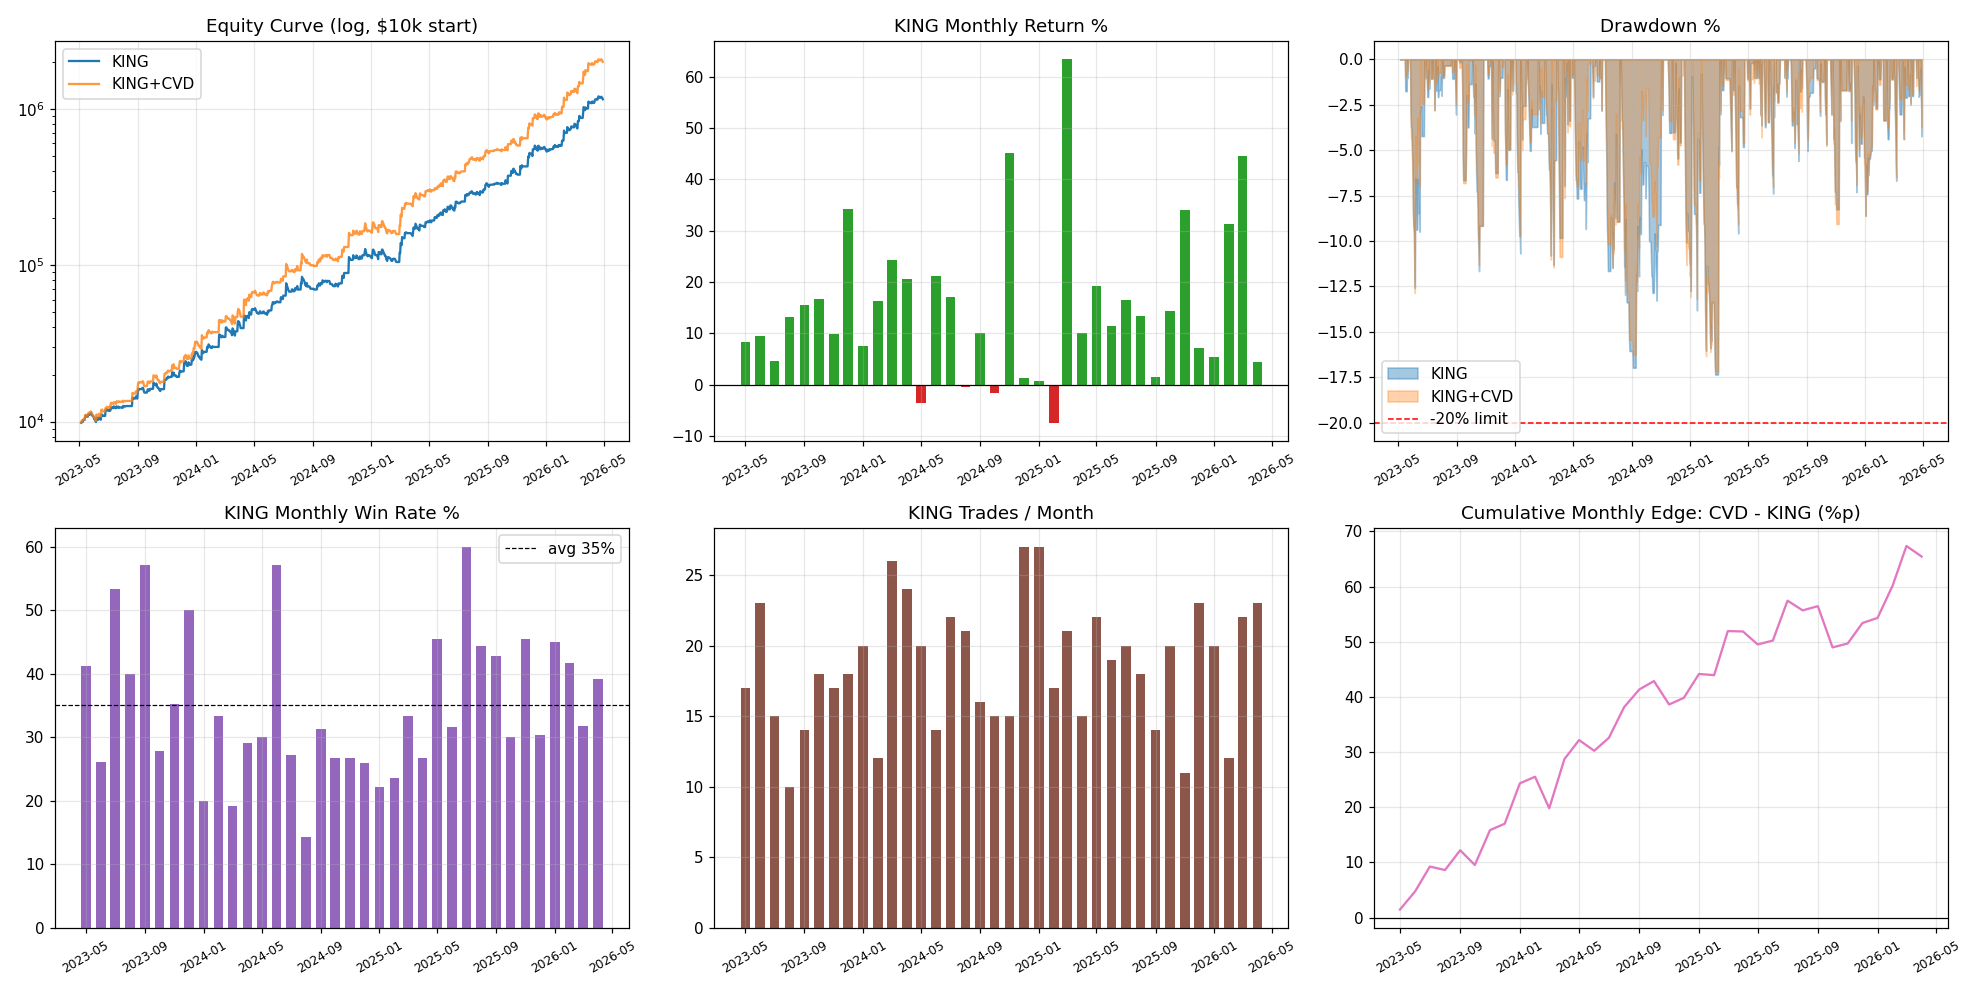

Write the Python code that produced this figure.
# -*- coding: utf-8 -*-
# [monthly_analysis.py] 품질확인: 챔피언 king(+CVD후보) 36개월 월별 다각 분석 → PNG 그래프 + 표.
#   검증 led36_king(앵커 +11397%) 무수정 + king_trades_pullback_feat(cvd_7h 결합) 재가중.
#   영문 라벨(폰트깨짐 방지, §5.5). 월별: 수익·승률·거래수·PF·롱숏·낙폭.
import os, sys
import numpy as np, pandas as pd
import matplotlib
matplotlib.use("Agg")
import matplotlib.pyplot as plt
STG17 = r"D:\ML\Verify\02 20260618일 이전작업\07 Rauto\07Prj_Ch4_RunAWS_Stg17_ImpatientFork"
BOTS = os.path.join(STG17, "bots")
if BOTS not in sys.path: sys.path.insert(0, BOTS)
import rauto_paper_engine as PE
from rauto_contract import Signal, Action, Side
HERE = os.path.dirname(os.path.abspath(__file__))
FEAT = os.path.join(HERE, "king_trades_pullback_feat.csv")
SLIP = 0.0005; LEV = 22.0
GAIN = 0.40; W_LO = 0.55; W_HI = 1.45


def cvd_weights(led):
    ab = (-led['side'].values * led['cvd_7h'].values).astype(float)
    z = (ab - np.nanmean(ab)) / (np.nanstd(ab) + 1e-9); z = np.nan_to_num(z)
    w = np.clip(1.0 + GAIN * z, W_LO, W_HI); return w / w.mean()


def run_pnl(led, w):
    a = PE.PaperAccount(10000.0); rows = []
    for i, (_, r) in enumerate(led.iterrows()):
        size = float(r['size_pct']) * w[i]
        R = float(r['R']) - (SLIP if r['reason'] in ('sl', 'sl_intrabar') else 0.0)
        a.open(Signal(Action.ENTER, side=Side(int(r['side'])), size_pct=size, leverage=LEV), ts=None, price=100.0)
        p = float(a.resolve_replay(R=R, mae=float(r['mae']), fund=float(r['fund'])) or 0.0)
        rows.append(dict(exit_t=pd.Timestamp(r['exit_t']), side=int(r['side']), p=p, bal=a.bal))
    return pd.DataFrame(rows)


def monthly(rows):
    rows = rows.copy(); rows['ym'] = rows['exit_t'].dt.to_period('M')
    out = []
    for ym, g in rows.groupby('ym'):
        pv = g['p'].values; nz = pv[np.abs(pv) > 1e-12]
        gp = nz[nz > 0].sum(); gl = -nz[nz < 0].sum()
        lp = g[g.side == 1]['p'].values; sp = g[g.side == -1]['p'].values
        out.append(dict(ym=str(ym), ret=(np.prod(1 + pv) - 1) * 100, n=len(nz),
                        wr=(nz > 0).mean() * 100 if len(nz) else 0,
                        pf=gp / gl if gl > 0 else np.nan,
                        long_ret=(np.prod(1 + lp) - 1) * 100 if len(lp) else 0,
                        short_ret=(np.prod(1 + sp) - 1) * 100 if len(sp) else 0,
                        bal=g['bal'].iloc[-1]))
    return pd.DataFrame(out)


def daily_dd(rows):
    s = rows.groupby(rows['exit_t'].dt.normalize())['bal'].last()
    days = pd.date_range(s.index.min(), s.index.max(), freq='D')
    eq = s.reindex(s.index.union(days)).sort_index().ffill().reindex(days).ffill()
    pk = eq.cummax(); dd = (eq / pk - 1) * 100
    return eq, dd


def main():
    led = pd.read_csv(FEAT, parse_dates=['exit_t']).sort_values('exit_t').reset_index(drop=True)
    rk = run_pnl(led, np.ones(len(led)))         # king
    rc = run_pnl(led, cvd_weights(led))          # CVD-both 후보
    mk = monthly(rk); mc = monthly(rc)
    eqk, ddk = daily_dd(rk); eqc, ddc = daily_dd(rc)

    # ── 표 저장 ──
    mk.to_csv(os.path.join(HERE, "monthly_king.csv"), index=False, encoding="utf-8-sig")
    mc.to_csv(os.path.join(HERE, "monthly_cvd.csv"), index=False, encoding="utf-8-sig")

    # ── 콘솔 표(월별 king) ──
    print("=== KING 월별 실적 (36개월) ===")
    print(f"{'month':>8} {'ret%':>8} {'trades':>7} {'win%':>6} {'PF':>6} {'long%':>8} {'short%':>8}")
    for _, r in mk.iterrows():
        pf = f"{r['pf']:.2f}" if r['pf'] == r['pf'] else " inf"
        print(f"{r['ym']:>8} {r['ret']:>+8.1f} {int(r['n']):>7} {r['wr']:>5.0f}% {pf:>6} {r['long_ret']:>+8.1f} {r['short_ret']:>+8.1f}")
    pos = (mk['ret'] > 0).sum(); neg = (mk['ret'] <= 0).sum()
    print(f"\n[월별 요약 king] 양수월 {pos} / 음수월 {neg} ({pos/len(mk)*100:.0f}% 양수)")
    print(f"  최고월 {mk['ret'].max():+.1f}% / 최악월 {mk['ret'].min():+.1f}% / 월중앙값 {mk['ret'].median():+.1f}%")
    print(f"  최대낙폭(king) {ddk.min():.1f}% / (CVD후보) {ddc.min():.1f}%")
    print(f"  최종 king ${eqk.iloc[-1]:,.0f} / CVD후보 ${eqc.iloc[-1]:,.0f}")
    # 연도 요약
    print("\n[연도별]")
    for y in (2023, 2024, 2025, 2026):
        sub = mk[mk['ym'].str.startswith(str(y))]
        if len(sub):
            yr = (np.prod(1 + sub['ret'].values / 100) - 1) * 100
            print(f"  {y}: {yr:+.0f}% ({len(sub)}개월, 양수 {(sub['ret']>0).sum()})")

    # ── 그래프 (2x3) ──
    fig, ax = plt.subplots(2, 3, figsize=(18, 9))
    months = pd.to_datetime(mk['ym'] + "-01")
    # 1) Equity (log)
    ax[0, 0].plot(eqk.index, eqk.values, label='KING', color='#1f77b4')
    ax[0, 0].plot(eqc.index, eqc.values, label='KING+CVD', color='#ff7f0e', alpha=0.8)
    ax[0, 0].set_yscale('log'); ax[0, 0].set_title('Equity Curve (log, $10k start)'); ax[0, 0].legend(); ax[0, 0].grid(alpha=.3)
    # 2) Monthly return bars (king)
    colors = ['#2ca02c' if v > 0 else '#d62728' for v in mk['ret']]
    ax[0, 1].bar(months, mk['ret'], width=20, color=colors)
    ax[0, 1].axhline(0, color='k', lw=.8); ax[0, 1].set_title('KING Monthly Return %'); ax[0, 1].grid(alpha=.3)
    # 3) Drawdown
    ax[0, 2].fill_between(ddk.index, ddk.values, 0, color='#1f77b4', alpha=.4, label='KING')
    ax[0, 2].fill_between(ddc.index, ddc.values, 0, color='#ff7f0e', alpha=.35, label='KING+CVD')
    ax[0, 2].axhline(-20, color='red', ls='--', lw=1, label='-20% limit')
    ax[0, 2].set_title('Drawdown %'); ax[0, 2].legend(); ax[0, 2].grid(alpha=.3)
    # 4) Win rate
    ax[1, 0].bar(months, mk['wr'], width=20, color='#9467bd')
    ax[1, 0].axhline(mk['wr'].mean(), color='k', ls='--', lw=.8, label=f"avg {mk['wr'].mean():.0f}%")
    ax[1, 0].set_title('KING Monthly Win Rate %'); ax[1, 0].legend(); ax[1, 0].grid(alpha=.3)
    # 5) Trades per month
    ax[1, 1].bar(months, mk['n'], width=20, color='#8c564b')
    ax[1, 1].set_title('KING Trades / Month'); ax[1, 1].grid(alpha=.3)
    # 6) Monthly return: KING vs KING+CVD (cumulative advantage)
    adv = np.cumsum(mc['ret'].values - mk['ret'].values)
    ax[1, 2].plot(months, adv, color='#e377c2')
    ax[1, 2].axhline(0, color='k', lw=.8); ax[1, 2].set_title('Cumulative Monthly Edge: CVD - KING (%p)'); ax[1, 2].grid(alpha=.3)
    for a in ax.flat:
        for lab in a.get_xticklabels(): lab.set_rotation(30); lab.set_fontsize(8)
    plt.tight_layout()
    out_png = os.path.join(HERE, "monthly_analysis.png")
    plt.savefig(out_png, dpi=110); print(f"\n[그래프] {out_png}")
    print("[표] monthly_king.csv, monthly_cvd.csv")


if __name__ == "__main__":
    main()
